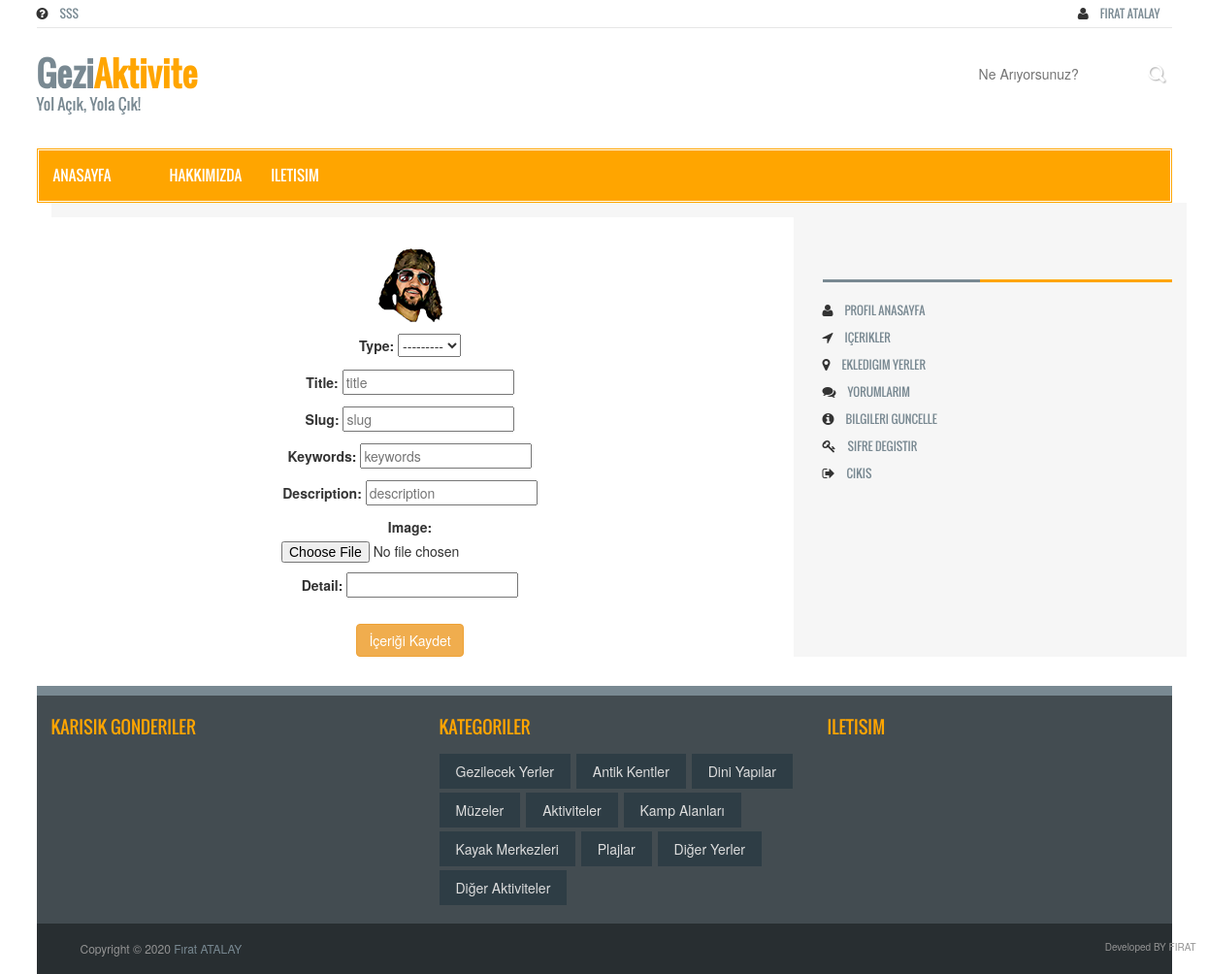
/user/addcontent/ (signed in), run on the app's committed database.
### home/models.py (models this page shows, shortened)
class UserProfile(models.Model):
    user = models.OneToOneField(User, on_delete=models.CASCADE)
    phone = models.CharField(blank=True, max_length=30)
    city = models.CharField(blank=True, max_length=20)
    country = models.CharField(blank=True, max_length=20)
    image = models.ImageField(blank=True, upload_to='images/users')
    def image_tag(self):
        return mark_safe('<img src="{}" height="100"/>'.format(self.image.url))
    image_tag.short_description = 'Image'

### place/models.py (models this page shows, shortened)
class Category(MPTTModel):
    STATUS = (
        ('true','Evet'),
        ('false','Hayır'),
    )
    title = models.CharField(max_length=50)
    descriptions = models.CharField(max_length=255)
    keywords = models.CharField(max_length=255)
    image = models.ImageField(blank=True,upload_to='images/')
    status = models.CharField(max_length=10, choices=STATUS)
    slug = models.SlugField(null=False, unique=True)
    parent = TreeForeignKey('self', blank=True, null=True, related_name='children', on_delete=models.CASCADE)
    create_at = models.DateTimeField(auto_now_add=True)
    update_at = models.DateTimeField(auto_now=True)
    class MPTTMeta:
        order_insertion_by = ['title']
    def image_tag(self):
        return mark_safe('<img src="{}" height="50"/>'.format(self.image.url))
    image_tag.short_description = 'Image'

### user/views.py (the view)
# urls.py: path('addcontent/', views.addcontent, name='addcontent'),
@login_required(login_url='/login')
def addcontent(request):
    if request.method == 'POST':
        form = ContentForm(request.POST, request.FILES)
        if form.is_valid():
            current_user = request.user
            data = Content()
            data.user_id = current_user.id
            data.title = form.cleaned_data['title']
            data.keywords = form.cleaned_data['keywords']
            data.description = form.cleaned_data['description']
            data.image = form.cleaned_data['image']
            data.slug = form.cleaned_data['slug']
            data.detail = form.cleaned_data['detail']
            data.status = 'False'
            data.save()
            messages.success(request, 'Başarıyla işlem gerçekleşti')
            return HttpResponseRedirect('/user/contents')
        else:
            messages.warning(request, 'Content Form Error' + str(form.errors))
            return HttpResponseRedirect('/user/addcontent')
    else:
        category = Category.objects.all()
        menu = Menu.objects.all()
        form = ContentForm()
        context = {
            'menu': menu,
            'category': category,
            'form': form,
        }
        return render(request, 'addcontent.html', context)

### content/models.py
class ContentForm(ModelForm):
    class Meta:
        model = Content
        fields = ['type', 'title', 'slug', 'keywords', 'description', 'image', 'detail']
        widgets = {
            'title'         :TextInput(attrs={'class': 'input', 'placeholder': 'title'}),
            'slug'          :TextInput(attrs={'class': 'input', 'placeholder': 'slug'}),
            'keywords'      :TextInput(attrs={'class': 'input', 'placeholder': 'keywords'}),
            'description'   :TextInput(attrs={'class': 'input', 'placeholder': 'description'}),
            'type'          :Select(attrs={'class': 'input', 'placeholder': 'city'}, choices=TYPE),
            'image'         :FileInput(attrs={'class': 'input', 'placeholder': 'image'}),
            'detail'        :CKEditorWidget(),
        }

### user/templates/addcontent.html (shortened to what this page needs)
{% extends "homebase.html" %}
{% block head %}
    {% load static %}
{% endblock %}
{% block navbar %} {% include 'navbar.html' %}{% endblock %}
{% block content %}
    <div class="container">
        <section id="mainContent">
            <div class="content_bottom">
                <div class="col-lg-8 col-md-8">
                    <div class="content_bottom_left">
                        <br>
                        <center>
                            <div class="media">
                                <img src="{{ user.userprofile.image.url }}" style="border-radius: 54px">
                            </div>
                            <form method="POST" enctype="multipart/form-data">
                                <fieldset class="form-group">
                                    {{ form.as_p }}
                                </fieldset>
                                <button class="btn btn-warning" type="submit">İçeriği Kaydet</button>
                            </form>
                        </center>
                    </div>
                </div>
                <div class="col-lg-4 col-md-4">
                    <div class="content_bottom_right">
                        {% include 'userpanel.html' %}
                    </div>
                </div>
            </div>
        </section>
    </div>
{% endblock %}

### home/templates/header.html (shortened to what this page needs)
<div class="container">
    <header id="header">
        <div class="row">
            <div class="col-lg-12 col-md-12">
                <div class="header_top">
                    <div class="header_top_left">
                        <ul class="top_nav">
                            <li>
                                    <i class="fa fa-question-circle"><a href="/sss"> SSS </a></i>
                            </li>
                            </ul>
                    </div>
                    <div class="header_top_right">
                        <div class="dropdown">
                            <ul class="top_nav">
                            <li>
                                {% if user.id is not None %}
                                    <i class="fa fa-user"><a href="/user">{{ user.first_name }} {{ user.last_name }}</a></i>
                                {% else %}
                                    <i class="fa fa-plus"><a href="/register"> Kaydol </a></i>
                                    <i class="fa fa-sign-in"><a href="/login"> Giris </a></i>
                                {% endif %}
                            </li>
                            </ul>
                        </div>
                    </div>
                </div>
                <div class="header_bottom">
                    <div class="header_bottom_left"><a class="logo" href="/">Gezi<strong>Aktivite</strong> <span>Yol Açık, Yola Çık!</span></a></div>
                    <div class="header_bottom_right">
                        <div class="header_top_right">
                            <form action="/search/" method="post" class="search_form">
                                <input type="text" id="query" name="query" placeholder="Ne Arıyorsunuz?">
                                <input type="submit" value="">
                            </form>
                        </div>
                    </div>
                </div>
            </div>
        </div>
    </header>

### home/templates/footer.html (shortened to what this page needs)
<footer id="footer">
    <div class="footer_top">
        <div class="container">
            <div class="row">
                <div class="col-lg-4 col-md-4 col-sm-4">
                    <div class="single_footer_top wow fadeInLeft">
                        <h2>Karısık Gonderiler</h2>
                            {% load static %}
                    </div>
                </div>
                <div class="col-lg-4 col-md-4 col-sm-4">
                    <div class="single_footer_top wow fadeInDown">
                        <h2>Kategoriler</h2>
                        <ul class="labels_nav">
                            {% for rs in category  %}
                                <li><a href="/category/{{ rs.id }}/{{ rs.slug }}">{{ rs.title }}</a></li>
                            {% endfor %}
                        </ul>
                    </div>
                </div>
                <div class="col-lg-4 col-md-4 col-sm-4">
                    <div class="single_footer_top wow fadeInRight">
                        <h2>ILETISIM</h2>
                    </div>
                </div>
            </div>
        </div>
    </div>
    <div class="footer_bottom">
        <div class="container">
            <div class="row">
                <div class="col-lg-6 col-md-6 col-sm-6 col-xs-12">
                    <div class="footer_bottom_left">
                        <p>Copyright &copy; 2020 <a href="">Fırat ATALAY</a></p>
                    </div>
                </div>
                <div class="col-lg-6 col-md-6 col-sm-6 col-xs-12">
                    <div class="footer_bottom_right">
                        <p>Developed BY FIRAT</p>
                    </div>
                </div>
            </div>
        </div>
    </div>
</footer>
{% load static %}
<link rel="stylesheet" href="http://code.jquery.com/ui/1.8.18/themes/base/jquery-ui.css" type="text/css" media="all" />
</body>
</html>

### home/static/assets/css/theme.css (style rules this page uses)
.single_footer_top > h2 { color:#ffa500 }

### home/static/assets/css/style.css (style rules this page uses)
body { background-color:#fff; color:#333; overflow-x:hidden !important }
ul { padding:0; margin:0; list-style:none }
a { text-decoration:none; color:#798992 }
h2 { font-family:'Oswald',sans-serif; line-height:23px }
img { border:none }
#header { float:left; display:inline; width:100% }
.header_top { display:inline; float:left; width:100%; border-bottom:1px solid #e6e6e6 }
.header_top_left { float:left; display:inline; width:70% }
.top_nav { text-align:left }
.top_nav li { display:inline-block }
.top_nav li a { color:#798992; display:inline-block; font-family:"Oswald",sans-serif; font-size:12px; padding:8px 12px; text-transform:uppercase; -webkit-transition:all 0.5; -o-transition:all 0.5; transition:all 0.5 }
.header_top_right { float:right; display:inline; width:30%; text-align:right }
.search_form { padding:3px 0 0 }
.search_form input[type="text"] { background:none repeat scroll 0 0 #fff; border:medium none; color:#afafaf; display:inline-block; line-height:27px; margin:0; max-height:31px; padding:0 0 0 15px; width:180px }
.search_form input[type="submit"] { background:url("images/icon-search.png") no-repeat scroll center 5px rgba(0,0,0,0); height:27px; line-height:27px; width:30px; border:none }
.header_bottom { display:inline; float:left; width:100%; padding:30px 0px }
.header_bottom_left { float:left; display:inline; width:217px }
.logo { display:block; font-family:"Oswald",sans-serif; font-size:35px; font-weight:bold; line-height:32px; width:217px }
.logo > strong { color:#FFA500 }
.logo > span { display:block; font-size:16px; font-weight:normal }
.header_bottom_right { float:right; display:inline; width:728px }
#mainContent { background-color:#f6f6f6; display:inline; float:left; padding-top:15px; width:100% }
.content_bottom { float:left; display:inline; width:100% }
.content_bottom_left { background-color:#fff; display:inline; float:left; margin-left:-15px; min-height:300px; width:102%; padding-right:25px }
.content_bottom_right { float:left; display:inline; width:100% }
#footer { float:left; display:inline; width:100%; border-top:10px solid #798992; margin-top:30px }
.footer_top { background-color:#434c51; display:inline; float:left; padding:15px 0; width:100% }
.single_footer_top { float:left; display:inline; width:100% }
.single_footer_top > h2 { font-size:18px; margin:0 0 10px; padding:6px 0; text-transform:uppercase }
.labels_nav { text-align:left }
.labels_nav li { display:inline-block }
.labels_nav li a { display:inline-block; background:none repeat scroll 0 0 #2e3d45; color:#ddd; line-height:12px; margin:0 2px 4px 0; padding:12px 17px; -webkit-transition:all 0.5s; -o-transition:all 0.5s; -moz-transition:all 0.5s; -ms-transition:all 0.5s; transition:all 0.5s }
.footer_bottom { float:left; display:inline; width:100%; background:none repeat scroll 0 0 #282e31; color:#eee; font-size:12px; padding:8px 20px }
.footer_bottom_left { float:left; display:inline; width:100% }
.footer_bottom_left p, .footer_bottom_right p { color:#949494; margin:9px 10px 10px }
.footer_bottom_right p { font-size:10px }
.footer_bottom_right { float:left; display:inline; width:100%; text-align:right }

### home/templates/header.html (style rules this page uses)
.dropdown { position: relative; display: inline-block; }

### data on the page
Category: title "Gezilecek Yerler"
Category: title "Antik Kentler"
Category: title "Dini Yapılar"
Category: title "Müzeler"
Category: title "Aktiviteler"
Category: title "Kamp Alanları"
Category: title "Kayak Merkezleri"
Category: title "Plajlar"
Category: title "Diğer Yerler"
Category: title "Diğer Aktiviteler"

### other printed values
{{ user.first_name }} "FIRAT"
{{ user.last_name }} "ATALAY"
